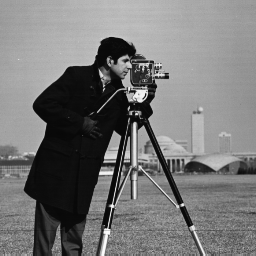
%> input picture lab4/Cameraman.tiff, 256 x 256 px
$ octave assingment2Better.m   (GNU Octave 9; MATLAB toolbox functions it lacks are replaced by stand-ins)
%> lines starting %> are read from the running program, lines starting %| are printed output that depends on the picture; in (x1, y1, x2, y2) boxes, pixels count from 0 and x2, y2 are one past the last pixel; in counts of white or black regions, pixels touching at a corner belong together; the program's own positions count from 1
clc;
clear;

%Store image in img variable
img = imread('Cameraman.tiff');
%> img is the input picture: size 256x256 uint8; min 7, max 253, mean 118.7

%Compute edges with canny algorithm
edges = edge(img,'canny');
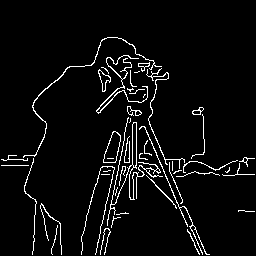
%> edges: size 256x256 logical; 4.7% white in thin lines or dots, all inside (x1, y1, x2, y2) = (1, 37, 255, 255)

%Set theta
theta = -90:1:89;
%thetaInRadians = theta*pi/180;

%first find coordinates that are non-zero in edge-map of the image
[Y,X] = find(edges);
%> Y = 3107 values from 38 to 255; X = 3107 values from 2 to 255

%using equation 1 given for the assignment we compute all possible rho values
%for each X,Y coordinate pairs
rho = floor(X.*cosd(theta) + Y.*sind(theta));
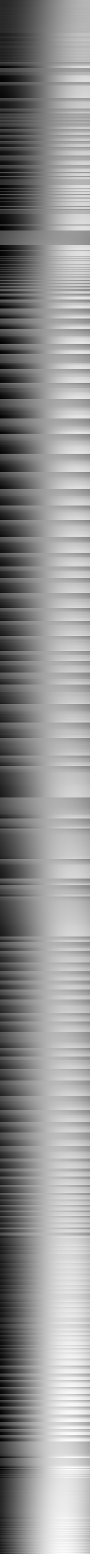
%> rho: size 3107x180 double (shown at 1/2 size); min -255, max 331, mean 80.6; drawn with min black and max white

%find largest value in the rho matrix to determine accumulator array's
%dimension
rhoMax = max(rho(:));
%> rhoMax = 331
rhoRange = -rhoMax-1:1:rhoMax+1;
%> rhoRange = 665 values from -332 to 332

%initialize accumulator array of zeros
accArray = zeros(length(rhoRange),length(theta));

%repeat row vector "rhoRange" by the row size of rho
%> (the run ends here)

$ run again, with lab4/HeadTool0002.bmp saved as lab4/Cameraman.tiff
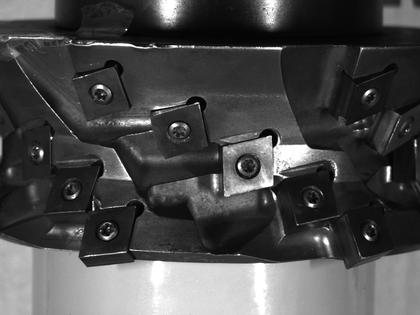
%> input picture lab4/HeadTool0002.bmp, 420 x 315 px, shrunk from 1280 x 960 before the run
%> img is the input picture: size 315x420 uint8; min 0, max 255, mean 74.4
%> `edges = edge(img,'canny');`:
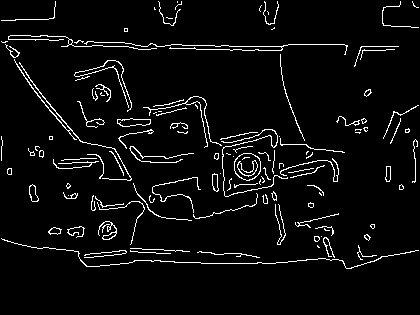
%> edges: size 315x420 logical; 4.8% white in thin lines or dots, all inside (x1, y1, x2, y2) = (1, 1, 419, 269)
%> Y = 6297 values from 2 to 269; X = 6297 values from 2 to 419
%> rhoMax = 488
%> rhoRange = 979 values from -489 to 489
%> accArray: size 979x180 double; every value is 0
